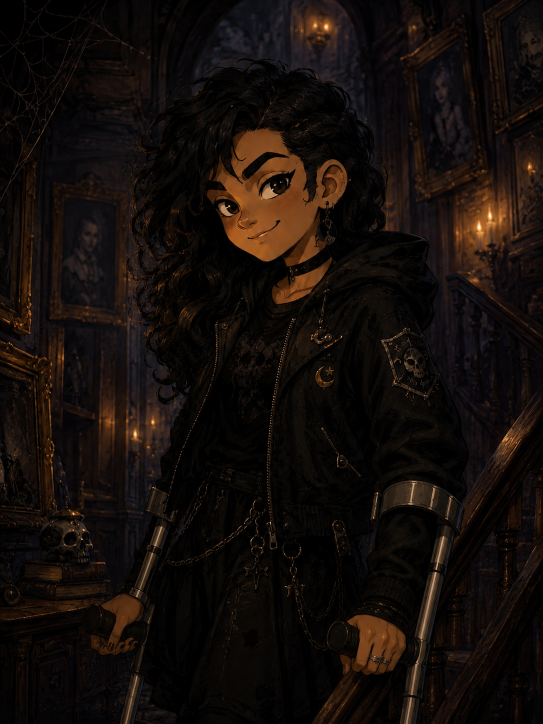
#> input picture art/portrait_mayaChen.png, 1086 x 1448 px, found by its file name (shown at 1/2 size)
$ python prep_kid_art.py
#> lines starting #> are read from the running program, lines starting #| are printed output that depends on the picture
"""Bring the authored Kid art and the new Companion portraits into the game.

The art directory now carries, for each of the eight Kids, a full portrait (1086x1448) and a
small thumbnail, plus thirteen Companion portraits that did not exist when the game was
scaffolded. Everything here is a copy-and-size step; nothing is generated.

Naming in `art/` is inconsistent (`portrait_` vs `profile_`, camelCase slugs) and one file is
missing, so the mapping is explicit rather than globbed — a silent miss here would put the
wrong child's face on a MISSING poster.

One-off. Run when the source art changes; output is committed, because the game has no runtime
build step (CONTRACTS non-negotiable #1).

    python tools/prep_kid_art.py
"""
import os
import sys
from PIL import Image

OUT_KID = "game/assets/kids"
OUT_PAL = "game/assets/portraits"
os.makedirs(OUT_KID, exist_ok=True)
os.makedirs(OUT_PAL, exist_ok=True)

# slug -> (portrait source, thumbnail source or None)
KIDS = {
    "maya":   ("art/portrait_mayaChen.png",     "art/thumbnail_mayaChen.png"),
    "mateo":  ("art/portrait_mateoAlvarez.png", "art/thumbnail_mateoAlvarez.png"),
    "amina":  ("art/profile_aminaOkafor.png",   "art/thumbnail_aminaOkafor.png"),
    "eli":    ("art/portrait_EliRosen.png",     "art/thumbnail_EliRosen.png"),
    "priya":  ("art/profile_priyaShah.png",     "art/thumbnail_priyaShah.png"),
    "jordan": ("art/profile_jordanBrooks.png",  "art/thumbnail_jordanBrooks.png"),
    "lena":   ("art/profile_lenaYazzie.png",    None),   # no thumbnail supplied
    "samir":  ("art/profile_samirHaddad.png",   "art/thumbnail_samirHaddad.png"),
}

# Companion portraits that arrived after the game was scaffolded. `moss` is Mossbit.
PALS = {
    "boggle": "art/portrait_boggle.png",       "bones": "art/portrait_bones.png",
    "brambleboo": "art/portrait_brambleboo.png", "crinkle": "art/portrait_crinkle.png",
    "drizzle": "art/portrait_drizzle.png",     "hush": "art/portrait_hush.png",
    "mopsy": "art/portrait_mopsy.png",         "mossbit": "art/portrait_moss.png",
    "pipkin": "art/portrait_pipkin.png",       "pudding": "art/portrait_pudding.png",
    "taffy": "art/portrait_taffy.png",         "truffle": "art/portrait_truffle.png",
    "wink": "art/portrait_wink.png",
}

PORTRAIT_W = 720     # plenty for a full-height dossier panel
THUMB_W = 192
PAL_W, PAL_H = 828, 516   # the aspect the sheet-sliced portraits already use        # 150px source upscaled a little; served at 96 CSS px on 2x


def save(im, path, quality=90):
    if path.endswith(".jpg"):
        im.convert("RGB").save(path, quality=quality, optimize=True, progressive=True)
    else:
        im.save(path, optimize=True)
    return os.path.getsize(path) // 1024


def main():
    missing = []
    for slug, (portrait, thumb) in KIDS.items():
        if not os.path.exists(portrait):
            missing.append(portrait); continue
        im = Image.open(portrait).convert("RGB")
#> im is the input picture: PIL image 1086x1448 RGB; mean R, G, B 20.5, 13.4, 9.9
        im.thumbnail((PORTRAIT_W, PORTRAIT_W * 4), Image.LANCZOS)
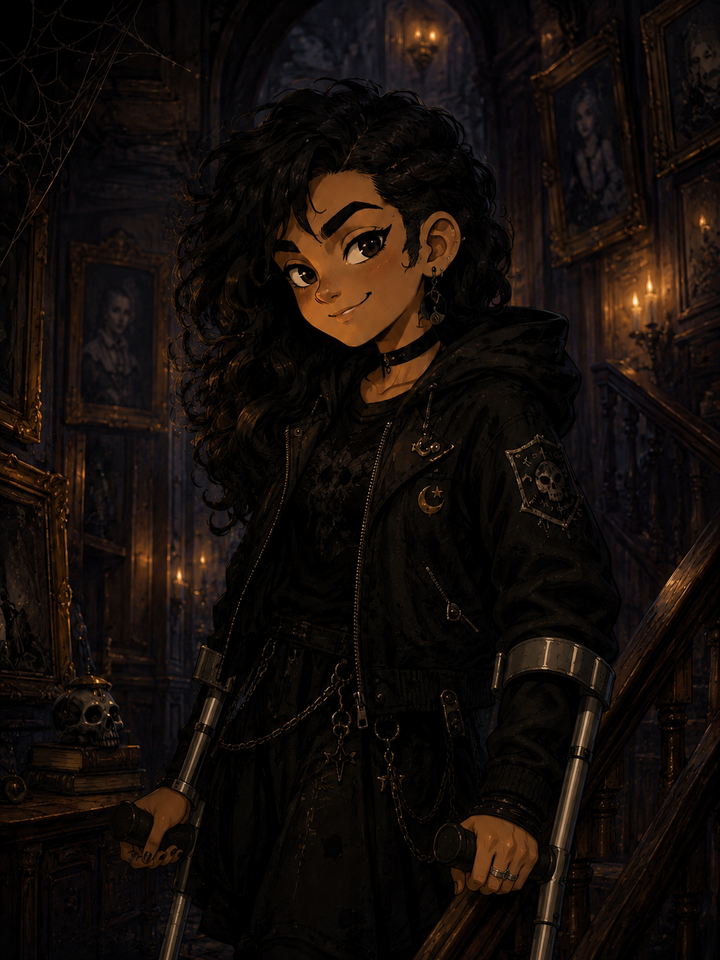
#> im: PIL image 720x960 RGB; mean R, G, B 20.6, 13.4, 9.9
        kb = save(im, f"{OUT_KID}/{slug}.jpg")
#> kb = 133
        line = "%-8s portrait %4dx%-4d %3dKB" % (slug, im.width, im.height, kb)
#> line = 'maya     portrait  720x960  133KB'

        if thumb and os.path.exists(thumb):
            t = Image.open(thumb).convert("RGB")
            # Sources are 150x150 or ~233x185 — square-crop to a common shape so the roster
            # does not have two different tile aspects in one row.
            side = min(t.width, t.height)
            t = t.crop(((t.width - side) // 2, (t.height - side) // 2,
                        (t.width + side) // 2, (t.height + side) // 2))
            t = t.resize((THUMB_W, THUMB_W), Image.LANCZOS)
            line += "   thumb %3dKB" % save(t, f"{OUT_KID}/{slug}-thumb.jpg", 88)
        else:
            # No thumbnail supplied: derive one from the portrait's head, so every Kid has a
            # tile rather than one falling back to a silhouette.
            src = Image.open(portrait).convert("RGB")
            # Head-and-shoulders, to match the framing of the supplied thumbnails. A wider
            # crop reads as a different kind of image next to them in the same row.
            side = int(src.width * 0.52)
#> side = 564
            top = int(src.height * 0.03)
#> top = 43
            t = src.crop(((src.width - side) // 2, top,
                          (src.width + side) // 2, top + side)).resize((THUMB_W, THUMB_W), Image.LANCZOS)
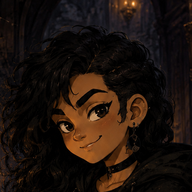
#> t: PIL image 192x192 RGB; mean R, G, B 30.4, 19.1, 12.7
            line += "   thumb %3dKB (derived — no source)" % save(t, f"{OUT_KID}/{slug}-thumb.jpg", 88)
        print(line)
#| maya     portrait  720x960  133KB   thumb   8KB (derived — no source)
#> pass 2 of the loop in main, `for slug, (portrait, thumb) in KIDS.items():`:
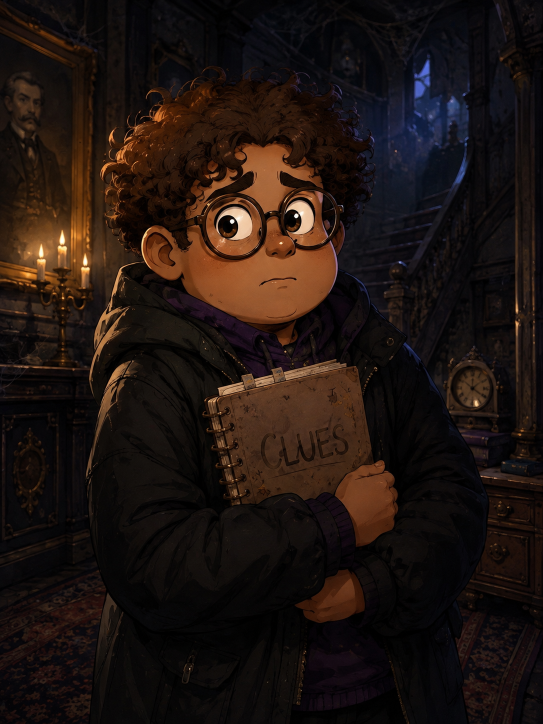
#> input picture art/portrait_mateoAlvarez.png, 1086 x 1448 px, found by its file name (shown at 1/2 size)
#> in main, im is the input picture: PIL image 1086x1448 RGB; mean R, G, B 31.2, 20.2, 16
#> in main, `im.thumbnail((PORTRAIT_W, PORTRAIT_W * 4), Image.LANCZOS)`:
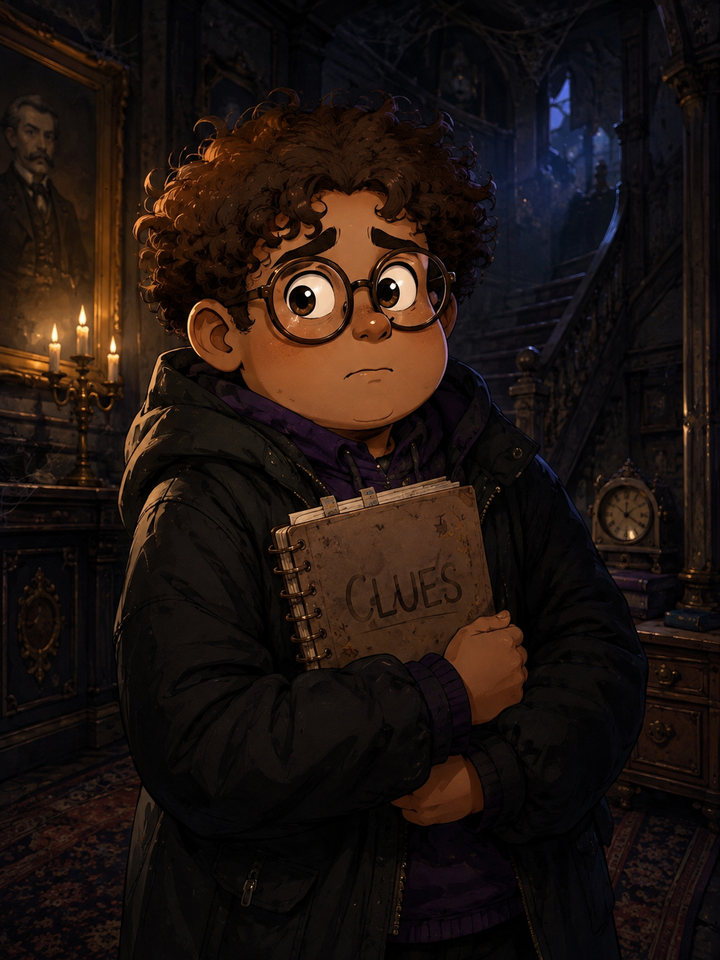
#> im: PIL image 720x960 RGB; mean R, G, B 31.2, 20.3, 16
#> kb = 130
#> line = 'mateo    portrait  720x960  130KB'
#> in main, `t = src.crop(((src.width - side) // 2, top, (src.width + side) // 2, t..`:
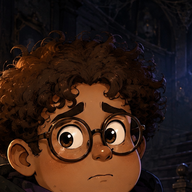
#> t: PIL image 192x192 RGB; mean R, G, B 52, 31.5, 22.5
#| mateo    portrait  720x960  130KB   thumb  10KB (derived — no source)

    # PNG, overwriting the versions sliced out of the 4x4 sheet: the game reads
    # `assets/portraits/<slug>.png` (ui/enemy.js, ui/cardart.js, the Rescue screen), and these
    # dedicated portraits are the same subject at far better quality. Writing .jpg alongside
    # would just leave 13 files nothing loads.
    for slug, src in PALS.items():
        if not os.path.exists(src):
            missing.append(src); continue
        im = Image.open(src).convert("RGB")
        # Match the 828x516 of the three slugs still sliced out of the 4x4 sheet
        # (marmalade, wisp, crumbula have no dedicated portrait yet). One aspect across all
        # sixteen means no consumer has to special-case a square one. Crop high: these are
        # portraits and the subject's head is above centre.
        ar = PAL_W / PAL_H
        w, h = im.size
        if w / h > ar:
            nw = int(h * ar)
            im = im.crop(((w - nw) // 2, 0, (w + nw) // 2, h))
        else:
            nh = int(w / ar)
            top = int((h - nh) * 0.28)
            im = im.crop((0, top, w, top + nh))
        im = im.resize((PAL_W, PAL_H), Image.LANCZOS)
        print("%-8s companion %dx%d %3dKB" % (slug, im.width, im.height,
                                              save(im, f"{OUT_PAL}/{slug}.png")))
#> pass 2 of the loop in main, `for slug, src in PALS.items():`:
    print()
    print("-> now run: python game/src/ui/make_thumbs.py")

    if missing:
        print("\nMISSING SOURCES:", file=sys.stderr)
        for m in missing:
            print("  " + m, file=sys.stderr)
    return 1 if missing else 0


if __name__ == "__main__":
#> (the run stopped early here; a loop or call above may not have finished)
